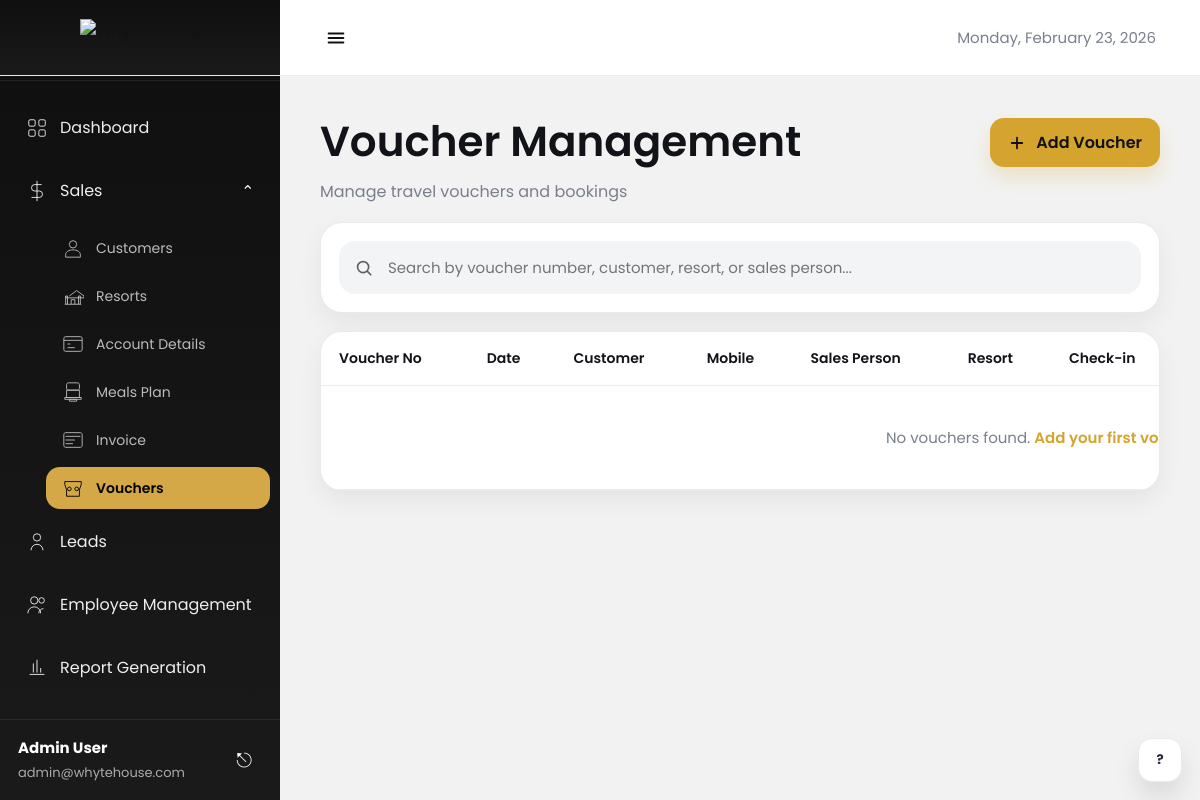
Page /sales/vouchers/ on the earlier database version.
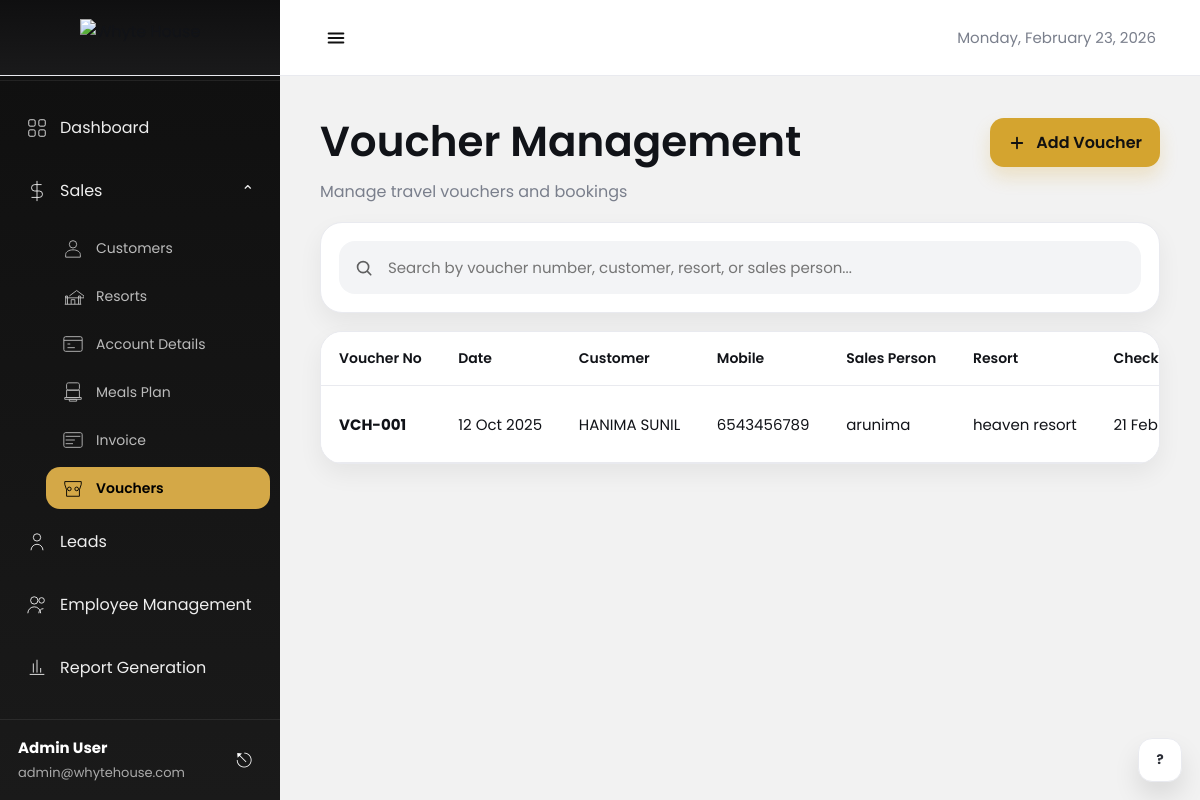
Same page on the later database version.
### admin_panel/models.py (models this page shows, shortened)
class Voucher(models.Model):
    customer = models.ForeignKey(Customer, on_delete=models.SET_NULL, null=True, blank=True)
    voucher_no = models.CharField(max_length=50, unique=True)
    voucher_date = models.DateField(null=True, blank=True)
    sales_person = models.ForeignKey(Employee, on_delete=models.SET_NULL, null=True, blank=True)
    resort = models.ForeignKey(Resort, on_delete=models.SET_NULL, null=True, blank=True)
    checkin_date = models.DateField(null=True, blank=True)
    checkout_date = models.DateField(null=True, blank=True)
    checkin_time = models.TimeField(default=time(0, 0))
    checkout_time = models.TimeField(default=time(0, 0))
    adults = models.IntegerField(default=0)
    children = models.IntegerField(default=0)
    nights = models.IntegerField(default=1)
    pax_notes = models.TextField(blank=True, default="")
    room_type = models.CharField(max_length=100, blank=True, default="")
    no_of_rooms = models.IntegerField(default=1)
    meals_plan = models.ForeignKey(Meal, on_delete=models.SET_NULL, null=True, blank=True)
    bank_account = models.ForeignKey(Account, on_delete=models.SET_NULL, null=True, blank=True)
    package_price = models.DecimalField(max_digits=10, decimal_places=2, default=0)
    resort_price = models.DecimalField(max_digits=10, decimal_places=2, default=0)
    total_amount = models.DecimalField(max_digits=10, decimal_places=2, default=0)
    received = models.DecimalField(max_digits=10, decimal_places=2, default=0)
    pending = models.DecimalField(max_digits=10, decimal_places=2, default=0)
    from_whytehouse = models.DecimalField(max_digits=10, decimal_places=2, default=0)
    profit = models.DecimalField(max_digits=10, decimal_places=2, default=0)
    note_for_resort = models.TextField(max_length=130, blank=True, default="")
    note_for_guest = models.TextField(max_length=130, blank=True, default="")
    created_at = models.DateTimeField(auto_now_add=True)
    updated_at = models.DateTimeField(auto_now=True)
    class Meta:
        ordering = ['-created_at']

class Customer(models.Model):
    CUSTOMER_TYPE_CHOICES = [
        ('Individual', 'Individual'),
        ('Corporate', 'Corporate'),
        ('Government', 'Government'),
    ]
    SALUTATION_CHOICES = [
        ('Mr', 'Mr'),
        ('Mrs', 'Mrs'),
        ('Ms', 'Ms'),
        ('Dr', 'Dr'),
    ]
    customer_type = models.CharField(
        max_length=50,
        choices=CUSTOMER_TYPE_CHOICES,
        default='Individual'
    )
    salutation = models.CharField(max_length=10, blank=True, null=True)
    first_name = models.CharField(max_length=100)
    last_name = models.CharField(max_length=100, blank=True, null=True)
    display_name = models.CharField(max_length=255)
    place = models.CharField(max_length=255, blank=True, null=True)
    contact_number = models.CharField(max_length=20, unique=True)
    same_as_whatsapp = models.BooleanField(default=False)
    whatsapp_number = models.CharField(max_length=20, blank=True, null=True)
    work_number = models.CharField(max_length=20, blank=True, null=True)
    gst_number = models.CharField(max_length=15, blank=True, null=True)
    created_at = models.DateTimeField(auto_now_add=True)
    updated_at = models.DateTimeField(auto_now=True)
    class Meta:
        ordering = ['-created_at']

class Employee(models.Model):
    STATUS_CHOICES = (
        ('Active', 'Active'),
        ('Inactive', 'Inactive'),
        ('On Leave', 'On Leave'),
    )
    name = models.CharField(max_length=200)
    email = models.EmailField(unique=True)
    phone = models.CharField(max_length=15)
    role = models.CharField(max_length=100, blank=True)
    department = models.CharField(max_length=100, blank=True)
    join_date = models.DateField(null=True, blank=True)
    salary = models.DecimalField(max_digits=10, decimal_places=2, null=True, blank=True)
    status = models.CharField(max_length=20, choices=STATUS_CHOICES, default='Active')
    profile_picture = models.ImageField(upload_to='employee/', null=True, blank=True)
    created_at = models.DateTimeField(auto_now_add=True)
    updated_at = models.DateTimeField(auto_now=True)
    class Meta:
        ordering = ['-created_at']

class Resort(models.Model):
    RESORT_STATUS_CHOICES = [
        ('Active', 'Active'),
        ('Inactive', 'Inactive'),
    ]
    resort_name = models.CharField(max_length=255, unique=True)
    location = models.CharField(max_length=255)
    contact_person = models.CharField(max_length=100, blank=True, null=True)
    contact_number = models.CharField(max_length=20, blank=True, null=True)
    email = models.EmailField(blank=True, null=True)
    address = models.TextField(blank=True, null=True)
    status = models.CharField(
        max_length=20,
        choices=RESORT_STATUS_CHOICES,
        default='Active'
    )
    created_at = models.DateTimeField(auto_now_add=True)
    updated_at = models.DateTimeField(auto_now=True)
    class Meta:
        ordering = ['-created_at']

### admin_panel/views.py (the view)
# urls.py: path('vouchers/', views.voucher_list, name='voucher_list'),
def voucher_list(request):
    vouchers = Voucher.objects.all()
    return render(request, "admin/sales/vouchers/vouchers.html", {"vouchers": vouchers})

### templates/admin/sales/vouchers/vouchers.html (shortened to what this page needs)
{% load static %}
<!DOCTYPE html>
<html lang="en">
<head>
</head>
<body>
  {% include "admin/header.html" %}
  {% include "admin/sidebar.html" %}
  <main class="main">
    <div class="topbar">
      <div class="title">
        <h1>Voucher Management</h1>
        <p>Manage travel vouchers and bookings</p>
      </div>
      <a href="{% url 'sales:add_voucher' %}" class="btn-add">
        <svg viewBox="0 0 24 24" fill="none">
          <path d="M12 5V19" stroke="#111" stroke-width="2.4" stroke-linecap="round"/>
          <path d="M5 12H19" stroke="#111" stroke-width="2.4" stroke-linecap="round"/>
        </svg>
        Add Voucher
      </a>
    </div>
    <section class="search-card">
      <div class="search">
        <svg viewBox="0 0 24 24" fill="none">
          <path d="M21 21L16.6 16.6" stroke="#111" stroke-width="2.2" stroke-linecap="round"/>
          <path d="M10.8 18.2C14.887 18.2 18.2 14.887 18.2 10.8C18.2 6.713 14.887 3.4 10.8 3.4C6.713 3.4 3.4 6.713 3.4 10.8C3.4 14.887 6.713 18.2 10.8 18.2Z" stroke="#111" stroke-width="2.2"/>
        </svg>
        <input type="text" placeholder="Search by voucher number, customer, resort, or sales person..." />
      </div>
    </section>
    <section class="table-card">
      <div class="scroll">
        <table>
          <thead>
            <tr>
              <th>Voucher No</th>
              <th>Date</th>
              <th>Customer</th>
              <th>Mobile</th>
              <th>Sales Person</th>
              <th>Resort</th>
              <th>Check-in</th>
            </tr>
          </thead>
          <tbody>
            {% for v in vouchers %}
            <tr class="{% if forloop.counter|divisibleby:2 %}alt{% endif %}">
              <td><b>{{ v.voucher_no }}</b></td>
              <td>{{ v.voucher_date|date:"d M Y" }}</td>
              <td>{{ v.customer.display_name|default:"—" }}</td>
              <td>{{ v.customer.contact_number|default:"—" }}</td>
              <td>{{ v.sales_person.name|default:"—" }}</td>
              <td>{{ v.resort.resort_name|default:"—" }}</td>
              <td>{{ v.checkin_date|date:"d M Y" }}</td>
            </tr>
            {% empty %}
            <tr>
              <td colspan="11" style="text-align:center;padding:40px;color:var(--muted);">
                No vouchers found. <a href="{% url 'sales:add_voucher' %}" style="color:var(--accent);font-weight:600;text-decoration:none;">Add your first voucher</a>.
              </td>
            </tr>
            {% endfor %}
          </tbody>
        </table>
      </div>
    </section>
  </main>
  <button class="help-fab"><span>?</span></button>
</body>
</html>

### templates/admin/header.html (shortened to what this page needs)
{% load static %}
<header class="app-header">
  <div class="brand-strip">
    <img src="{% static 'img/whytehouse-logo.png' %}" alt="Whyte House">
  </div>
  <div class="header-bar">
    <button class="menu-btn" type="button" aria-label="Menu" onclick="document.getElementById('toggle-sidebar').checked = !document.getElementById('toggle-sidebar').checked; document.body.classList.toggle('sidebar-collapsed');">
      <svg viewBox="0 0 24 24" fill="none">
        <path d="M4 7H20" stroke="#111" stroke-width="2.2" stroke-linecap="round"/>
        <path d="M4 12H20" stroke="#111" stroke-width="2.2" stroke-linecap="round"/>
        <path d="M4 17H20" stroke="#111" stroke-width="2.2" stroke-linecap="round"/>
      </svg>
    </button>
    <div class="header-date">
      {% if today %}{{ today|date:"l, F d, Y" }}{% else %}Monday, February 23, 2026{% endif %}
    </div>
  </div>
</header>

### templates/admin/sidebar.html (shortened to what this page needs)
{% load static %}
<!DOCTYPE html>
<html lang="en">
<head>
</head>
<body>
<div class="sidebar">
  <div class="logo">
    <label for="toggle-sidebar" class="toggle-btn">☰</label>
  </div>
  <div class="menu">
    <a href="{% url 'admin_panel:dashboard' %}" {% if request.resolver_match.url_name == 'dashboard' %}class="active"{% endif %}>
      <svg fill="none" viewBox="0 0 24 24"><rect x="3" y="3" width="7" height="7" rx="1.5"/><rect x="14" y="3" width="7" height="7" rx="1.5"/><rect x="14" y="14" width="7" height="7" rx="1.5"/><rect x="3" y="14" width="7" height="7" rx="1.5"/></svg>
      <span>Dashboard</span>
    </a>
    <div class="accordion">
      <label for="sales-toggle" {% if request.resolver_match.namespace == 'sales' %}class="active"{% endif %}>
        <svg fill="none" viewBox="0 0 24 24"><path d="M12 1v22M17 5H9.5a3.5 3.5 0 000 7h5a3.5 3.5 0 010 7H6"/></svg>
        <span>Sales</span>
        <span class="arrow">⌄</span>
      </label>
      <div class="submenu">
        <a href="{% url 'sales:customer_list' %}" {% if request.resolver_match.url_name == 'customer_list' %}class="active"{% endif %}>
          <svg fill="none" viewBox="0 0 24 24"><circle cx="12" cy="8" r="4"/><path d="M12 14c-4.418 0-8 2.239-8 5v3h16v-3c0-2.761-3.582-5-8-5z"/></svg>
          <span>Customers</span>
        </a>
        <a href="{% url 'sales:resort_list' %}" {% if request.resolver_match.url_name == 'resort_list' %}class="active"{% endif %}>
          <svg fill="none" viewBox="0 0 24 24"><path d="M3 21h18M4 21v-9h2v9M10 21v-5h4v5m-6-9l8-6 8 6v2H4v-2M18 21v-9h2v9"/></svg>
          <span>Resorts</span>
        </a>
        <a href="{% url 'sales:account_list' %}" {% if request.resolver_match.url_name == 'account_list' %}class="active"{% endif %}>
          <svg fill="none" viewBox="0 0 24 24"><rect x="2" y="4" width="20" height="16" rx="2"/><path d="M2 8h20M6 12h3M6 16h8"/></svg>
          <span>Account Details</span>
        </a>
        <a href="{% url 'sales:meal_list' %}" {% if request.resolver_match.url_name == 'meal_list' %}class="active"{% endif %}>
          <svg fill="none" viewBox="0 0 24 24"><path d="M7 2h10c1.1 0 2 .9 2 2v4c0 1.1-.9 2-2 2H7c-1.1 0-2-.9-2-2V4c0-1.1.9-2 2-2z"/><path d="M5 10h14v8H5zM8 22h8v-2H8zM3 18h18v2H3z"/></svg>
          <span>Meals Plan</span>
        </a>
        <a href="{% url 'sales:invoice_list' %}" {% if request.resolver_match.url_name == 'invoice_list' %}class="active"{% endif %}>
          <svg fill="none" viewBox="0 0 24 24"><path d="M20 4H4c-1.1 0-2 .9-2 2v12c0 1.1.9 2 2 2h16c1.1 0 2-.9 2-2V6c0-1.1-.9-2-2-2z"/><path d="M4 8h16M4 12h10M4 16h8"/></svg>
          <span>Invoice</span>
        </a>
        <a href="{% url 'sales:voucher_list' %}" {% if request.resolver_match.url_name == 'voucher_list' %}class="active"{% endif %}>
          <svg fill="none" viewBox="0 0 24 24"><path d="M3 5h18v3l-2 6v7H5v-7l-2-6V5z"/><circle cx="8" cy="13" r="2"/><circle cx="16" cy="13" r="2"/></svg>
          <span>Vouchers</span>
        </a>
      </div>
    </div>
    <a href="#">
      <svg fill="none" viewBox="0 0 24 24"><circle cx="12" cy="7" r="4"/><path d="M5.5 21a6.5 6.5 0 0113 0"/></svg>
      <span>Leads</span>
    </a>
    <a href="{% url 'employee:employee_list' %}" {% if request.resolver_match.namespace == 'employee' %}class="active"{% endif %}>
      <svg fill="none" viewBox="0 0 24 24"><circle cx="9" cy="7" r="4"/><circle cx="17" cy="7" r="3"/><path d="M2 21a7 7 0 0114 0"/><path d="M14 21a5 5 0 015-5"/></svg>
      <span>Employee Management</span>
    </a>
    <a href="{% url 'sales:invoice_report' %}" {% if request.resolver_match.url_name == 'invoice_report' %}class="active"{% endif %}>
      <svg fill="none" viewBox="0 0 24 24"><path d="M4 19h16"/><path d="M8 17V7"/><path d="M12 17V3"/><path d="M16 17v-5"/></svg>
      <span>Report Generation</span>
    </a>
    <a href="#">
      <span>Hospitality Management</span>
    </a>
  </div>
  <div class="bottom-user">
    <div class="info">
      <strong>Admin User</strong>
      <span>admin@whytehouse.com</span>
    </div>
    <a href="#" class="logout">⎋</a>
  </div>
</div>
</body>
</html>

### templates/admin/sales/vouchers/vouchers.html (style rules this page uses)
:root { --bg:#f6f7fb; --card:#ffffff; --border:#ececf2; --text:#111318; --muted:#7a7f8c; --input:#f3f4f6; --shadow:0 10px 24px rgba(17,19,24,.06); --accent:#d4a42f; --warn:#f97316; --good:#16a34a; --row:#f3f4f6; }
* { box-sizing:border-box;margin:0;padding:0;font-family:"Poppins",sans-serif }
body { background:var(--bg);color:var(--text) }
.main { margin-left:280px; padding:34px 40px 60px; }
.topbar { display:flex; align-items:flex-start; justify-content:space-between; gap:16px; margin-bottom:18px; max-width:1200px; }
.title h1 { font-size:42px; font-weight:600; margin-bottom:6px; }
.title p { color:var(--muted); font-size:16px; }
.btn-add { display:inline-flex; align-items:center; gap:10px; background:var(--accent); color:#111; border:none; border-radius:14px; padding:12px 18px; font-weight:600; cursor:pointer; box-shadow:0 10px 18px rgba(212,164,47,.22); white-space:nowrap; margin-top:8px; text-decoration:none; }
.btn-add svg { width:18px;height:18px }
.search-card { max-width:1200px; background:var(--card); border:1px solid var(--border); border-radius:22px; box-shadow:var(--shadow); padding:18px; margin-bottom:18px; }
.search { position:relative; width:100%; }
.search input { width:100%; border:1px solid transparent; background:var(--input); border-radius:16px; padding:14px 16px 14px 48px; outline:none; font-size:15px; transition:.2s ease; }
.search svg { position:absolute; left:16px; top:50%; transform:translateY(-50%); width:18px;height:18px; opacity:.65; }
.table-card { max-width:1200px; background:var(--card); border:1px solid var(--border); border-radius:22px; box-shadow:var(--shadow); overflow:hidden; }
.scroll { overflow-x:auto; background:#fff; }
table { width:1450px; border-collapse:separate; border-spacing:0; }
thead th { text-align:left; font-size:14px; font-weight:600; padding:16px 18px; border-bottom:1px solid var(--border); background:#fff; white-space:nowrap; }
tbody td { padding:18px 18px; border-bottom:1px solid var(--border); font-size:15px; vertical-align:middle; white-space:nowrap; }
.help-fab { position:fixed; right:18px; bottom:18px; width:44px;height:44px; border-radius:14px; border:1px solid var(--border); background:#fff; display:grid; place-items:center; box-shadow:0 14px 26px rgba(0,0,0,.10); cursor:pointer; }
.help-fab span { font-weight:700;color:#2a2d36 }

### templates/admin/header.html (style rules this page uses)
:root { --sidebarW:280px; --hdrH:76px; --dark1:#0f0f10; --dark2:#1a1a1b; --text:#111318; --muted:#7a7f8c; --border:#e9eaef; }
* { box-sizing:border-box }
.app-header { position:sticky; top:0; z-index:50; display:flex; width:100%; height:var(--hdrH); background:#fff; border-bottom:1px solid var(--border); }
.brand-strip { width:var(--sidebarW); height:100%; background:linear-gradient(180deg, var(--dark1), var(--dark2)); display:flex; align-items:center; justify-content:center; padding:0 18px; transition:0.3s ease; }
.brand-strip img { height:38px; width:auto; display:block; }
.header-bar { flex:1; height:100%; display:flex; align-items:center; justify-content:space-between; padding:0 44px 0 34px; background:#fff; }
.menu-btn { width:44px; height:44px; border-radius:14px; border:1px solid transparent; background:transparent; display:grid; place-items:center; cursor:pointer; }
.menu-btn svg { width:22px;height:22px }
.header-date { font-family:"Poppins",sans-serif; font-size:15px; font-weight:400; color:var(--muted); white-space:nowrap; }

Differences in the rows shown:
added Voucher: voucher_no "VCH-001", voucher_date "12 Oct 2025", customer.display_name "HANIMA SUNIL", customer.contact_number "6543456789", sales_person.name "arunima", resort.resort_name "heaven resort", checkin_date "21 Feb…"
Other differences:
text no longer shown: "No vouchers found. Add your first…"
